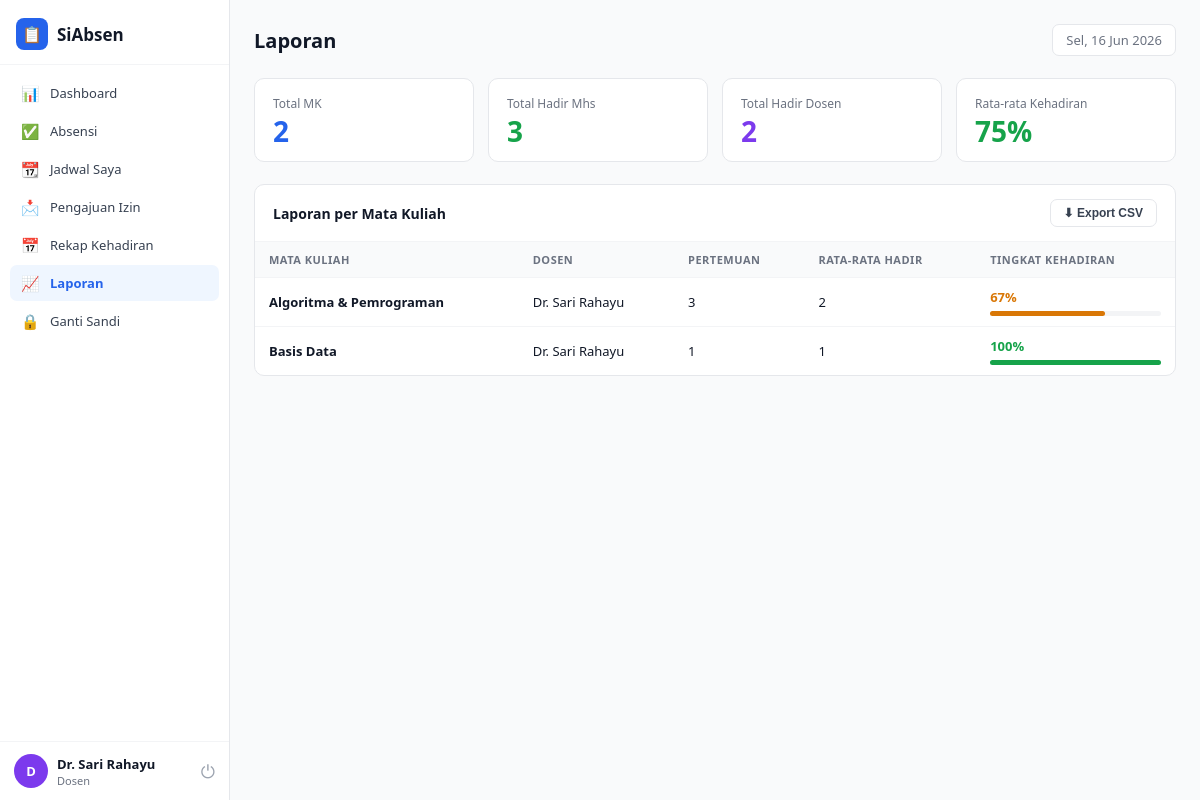
The page /laporan.php (signed in) on the database its author committed.
### tables this page shows
CREATE TABLE absensi (
  id VARCHAR(30) PRIMARY KEY,
  type ENUM('mahasiswa','dosen') NOT NULL,
  user_id VARCHAR(20) NOT NULL,
  nama VARCHAR(100) NOT NULL,
  mk VARCHAR(100) NOT NULL,
  jadwal_id VARCHAR(20),
  tanggal DATE NOT NULL,
  checkin TIME NULL,
  checkout TIME NULL,
  checkin_lat DECIMAL(10,7) NULL,
  checkin_lng DECIMAL(10,7) NULL,
  status ENUM('hadir','terlambat','izin-sakit','izin-keluarga','izin-akademik','izin-lain','alpha') NOT NULL,
  created_at TIMESTAMP DEFAULT CURRENT_TIMESTAMP,
  FOREIGN KEY (jadwal_id) REFERENCES jadwal(id) ON DELETE SET NULL,
  INDEX idx_user_date (user_id, tanggal),
  INDEX idx_mk_date (mk, tanggal)
);

### laporan.php (the view, shortened to what this page needs)
<?php
$db = getDB();
$user = currentUser();
$role = $user['role'];
if ($role === 'dosen') {
    $stmt = $db->prepare("SELECT * FROM jadwal WHERE dosen_id=? ORDER BY mk");
    $stmt->execute([$user['id']]);
} else {
    $stmt = $db->query("SELECT * FROM jadwal ORDER BY mk");
}
$myJadwal = $stmt->fetchAll();
$mks = array_unique(array_column($myJadwal, 'mk'));
$mhsData = []; $dosData = [];
if ($mks) {
    $in = implode(',', array_fill(0, count($mks), '?'));
    $stmt = $db->prepare("SELECT * FROM absensi WHERE mk IN ($in)");
    $stmt->execute(array_values($mks));
    $allData = $stmt->fetchAll();
    $mhsData = array_filter($allData, fn($a)=>$a['type']==='mahasiswa');
    $dosData = array_filter($allData, fn($a)=>$a['type']==='dosen');
}
$hadir = count(array_filter($mhsData, fn($a)=>in_array($a['status'],['hadir','terlambat'])));
$total = count($mhsData);
$pct = $total ? round($hadir/$total*100) : 0;
$hadirDosen = count(array_filter($dosData, fn($a)=>$a['status']==='hadir'));
$dosenNames = [];
foreach ($myJadwal as $j) { $dosenNames[$j['mk']] = $j['dosen_id']; }
if ($dosenNames) {
    $stmt = $db->query("SELECT id, name FROM users WHERE role='dosen'");
    $dosenMap = [];
    foreach ($stmt->fetchAll() as $u) $dosenMap[$u['id']] = $u['name'];
}
include __DIR__ . '/includes/header.php';
?>
<div class="stats-grid">
  <div class="stat-card c-blue"><div class="lbl">Total MK</div><div class="val"><?= count($mks) ?></div></div>
  <div class="stat-card c-green"><div class="lbl">Total Hadir Mhs</div><div class="val"><?= $hadir ?></div></div>
  <div class="stat-card c-purple"><div class="lbl">Total Hadir Dosen</div><div class="val"><?= $hadirDosen ?></div></div>
  <div class="stat-card <?= $pct>=75?'c-green':'c-red' ?>"><div class="lbl">Rata-rata Kehadiran</div><div class="val"><?= $pct ?>%</div></div>
</div>
<div class="card">
  <div class="card-header"><h3>Laporan per Mata Kuliah</h3>
    <button class="btn-sm bo" onclick="exportLaporanCSV()">⬇ Export CSV</button>
  </div>
  <table>
    <thead><tr><th>Mata Kuliah</th><th>Dosen</th><th>Pertemuan</th><th>Rata-rata Hadir</th><th>Tingkat Kehadiran</th></tr></thead>
    <tbody>
      <?php if (!$mks): ?>
        <tr><td colspan="5"><div class="empty"><div class="eico">📭</div>Tidak ada data</div></td></tr>
      <?php else: foreach ($mks as $mk):
        $mkData = array_filter($mhsData, fn($a)=>$a['mk']===$mk);
        $mkHadir = count(array_filter($mkData, fn($a)=>in_array($a['status'],['hadir','terlambat'])));
        $mkTotal = count($mkData);
        $p = $mkTotal ? round($mkHadir/$mkTotal*100) : 0;
        $col = $p>=75 ? 'var(--success)' : ($p>=50 ? 'var(--warning)' : 'var(--danger)');
        $dosenId = $dosenNames[$mk] ?? '';
        $dosenName = $dosenMap[$dosenId] ?? '–';
      ?>
        <tr>
          <td><b><?= htmlspecialchars($mk) ?></b></td>
          <td><?= htmlspecialchars($dosenName) ?></td>
          <td><?= $mkTotal ?></td>
          <td><?= $mkHadir ?></td>
          <td>
            <span style="font-weight:800;color:<?= $col ?>"><?= $p ?>%</span>
            <div class="prog"><div class="prog-fill" style="width:<?= $p ?>%;background:<?= $col ?>"></div></div>
          </td>
        </tr>
      <?php endforeach; endif; ?>
    </tbody>
  </table>
</div>
<?php include __DIR__ . '/includes/footer.php'; ?>

### assets/css/style.css (style rules this page uses)
* { margin:0; padding:0; box-sizing:border-box; }
:root { --primary:#2563EB; --primary-light:#EFF6FF; --primary-dark:#1D4ED8; --success:#16A34A; --success-light:#F0FDF4; --warning:#D97706; --warning-light:#FFFBEB; --danger:#DC2626; --danger-light:#FEF2F2; --purple:#7C3AED; --purple-light:#F5F3FF; --gray-50:#F9FAFB; --gray-100:#F3F4F6; --gray-200:#E5E7EB; --gray-300:#D1D5DB; --gray-400:#9CA3AF; --gray-500:#6B7280; --gray-700:#374151; --gray-900:#111827; --white:#FFFFFF; --sidebar-w:230px; --font:'Segoe UI',system-ui,sans-serif; }
body { font-family:var(--font); background:var(--gray-50); color:var(--gray-900); min-height:100vh; }
.stats-grid { display:grid; grid-template-columns:repeat(4,1fr); gap:14px; margin-bottom:22px; }
.stat-card { background:var(--white); border:1px solid var(--gray-200); border-radius:10px; padding:16px 18px; }
.stat-card .lbl { font-size:12px; color:var(--gray-500); font-weight:500; margin-bottom:5px; }
.stat-card .val { font-size:28px; font-weight:800; line-height:1; }
.c-blue .val { color:var(--primary); }
.c-green .val { color:var(--success); }
.c-purple .val { color:var(--purple); }
.card { background:var(--white); border:1px solid var(--gray-200); border-radius:10px; overflow:hidden; margin-bottom:20px; }
.card-header { padding:14px 18px; display:flex; align-items:center; justify-content:space-between; border-bottom:1px solid var(--gray-100); flex-wrap:wrap; gap:10px; }
.card-header h3 { font-size:14px; font-weight:700; }
.btn-sm { padding:6px 13px; border:none; border-radius:7px; font-size:12px; font-weight:700; cursor:pointer; transition:.15s; display:inline-block; }
.bo { background:var(--white); border:1.5px solid var(--gray-200); color:var(--gray-700); }
table { width:100%; border-collapse:collapse; }
th { font-size:11px; font-weight:700; color:var(--gray-500); text-transform:uppercase; letter-spacing:.5px; padding:10px 14px; text-align:left; background:var(--gray-50); }
td { font-size:13px; padding:10px 14px; border-top:1px solid var(--gray-100); vertical-align:middle; }
.prog { height:5px; background:var(--gray-100); border-radius:3px; margin-top:5px; }
.prog-fill { height:100%; border-radius:3px; }

### rows shown on the page
absensi: mk "Algoritma & Pemrograman", dosenName "Dr. Sari Rahayu", mkTotal "3", mkHadir "2", p "67"
absensi: mk "Basis Data", dosenName "Dr. Sari Rahayu", mkTotal "1", status "1", status "100"

### other values the page prints
$item['ico'] "📊"
$item['label'] "Dashboard"
$item['ico'] "✅"
$item['label'] "Absensi"
$item['ico'] "📆"
$item['label'] "Jadwal Saya"
$item['ico'] "📩"
$item['label'] "Pengajuan Izin"
$item['ico'] "📅"
$item['label'] "Rekap Kehadiran"
$item['ico'] "📈"
$item['label'] "Laporan"
$item['ico'] "🔒"
$item['label'] "Ganti Sandi"
mb_substr($user['name'],0,1) "D"
